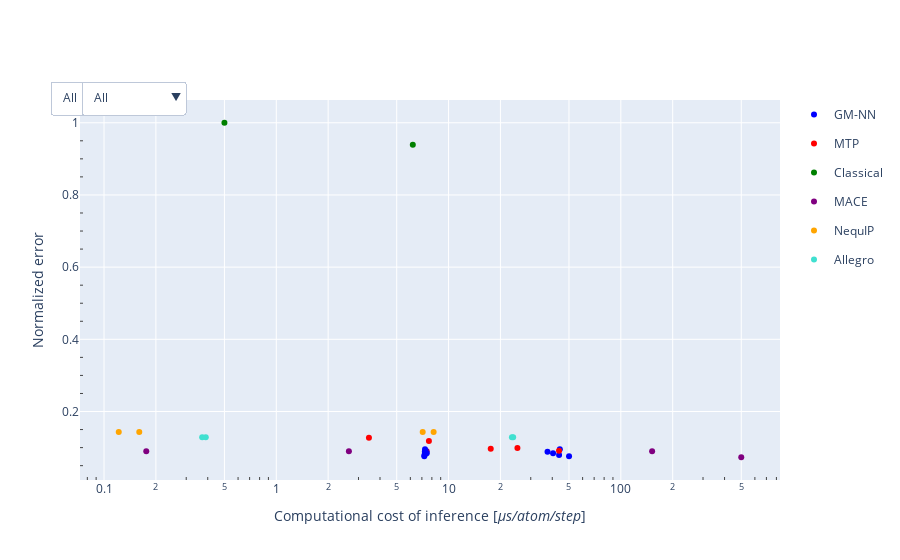

The notebook cell this image was saved under:
### Code cell
# Add dropdown

lst_eng, lst_md = produce_buttons(df, traces)
fig.update_layout(
    updatemenus=[
        dict(
            buttons=lst_eng,
            direction="down",
            x=0.05,
            y=1.05
            #type = "buttons",
            #active=0
        ),
        dict(
            buttons=lst_md,
            direction="down",
            x=0.15,
            y=1.05
            #type = "buttons",
            #active=0
        )
    ]
)

# fig.update_layout(
#     annotations=[
#         dict(text="Engine", x=0, xref="paper", y=1.1, yref="paper",
#                              align="left", showarrow=False),
#         dict(text="MD Suite", x=0.075, xref="paper", y=1.1,
#                              yref="paper", showarrow=False)])

### Figure 1 — Plotly figure (JSON) as saved in the notebook; plotly's stock layout.template omitted (floating-point values rounded to 4 significant figures)
{"data": [{"hovertemplate": "%{text}<br>Computational cost: %{x} μs<br>Normalized error: %{y}", "legendgroup": "GM-NN", "marker": {"color": ["blue", "blue", "blue", "blue", "blue"]}, "mode": "markers", "name": "GM-NN", "text": ["593-512-512-1<br>Engine: LAMMPS-CPU", "593-128-128-1<br>Engine: LAMMPS-CPU", "593-32-32-1<br>Engine: LAMMPS-CPU", "360-512-512-1<br>Engine: LAMMPS-CPU", "910-512-512-1<br>Engine: LAMMPS-CPU"], "type": "scatter", "x": [43.81, 40.42, 37.54, 44.25, 50.04], "y": [0.07977, 0.0845, 0.08864, 0.09512, 0.07621]}, {"hovertemplate": "%{text}<br>Computational cost: %{x} μs<br>Normalized error: %{y}", "legendgroup": "MTP", "marker": {"color": ["red", "red", "red", "red", "red"]}, "mode": "markers", "name": "MTP", "text": ["lev16<br>Engine: LAMMPS-CPU", "lev20<br>Engine: LAMMPS-CPU", "lev24<br>Engine: LAMMPS-CPU", "lev26<br>Engine: LAMMPS-CPU", "lev28<br>Engine: LAMMPS-CPU"], "type": "scatter", "x": [3.45, 7.69, 17.57, 25.1, 43.78], "y": [0.127, 0.1182, 0.09703, 0.09907, 0.09132]}, {"hovertemplate": "%{text}<br>Computational cost: %{x} μs<br>Normalized error: %{y}", "legendgroup": "Classical", "marker": {"color": ["green", "green"]}, "mode": "markers", "name": "Classical", "text": ["EAM<br>Engine: LAMMPS-CPU", "MEAM<br>Engine: LAMMPS-CPU"], "type": "scatter", "x": [0.5, 6.2], "y": [1, 0.939]}, {"hovertemplate": "%{text}<br>Computational cost: %{x} μs<br>Normalized error: %{y}", "legendgroup": "MACE", "marker": {"color": ["purple"]}, "mode": "markers", "name": "MACE", "text": ["Standard<br>Engine: LAMMPS-CPU"], "type": "scatter", "x": [151.9], "y": [0.08998]}, {"hovertemplate": "%{text}<br>Computational cost: %{x} μs<br>Normalized error: %{y}", "legendgroup": "NequIP", "marker": {"color": ["orange"]}, "mode": "markers", "name": "NequIP", "text": ["Standard<br>Engine: LAMMPS-CPU"], "type": "scatter", "x": [7.077], "y": [0.1434]}, {"hovertemplate": "%{text}<br>Computational cost: %{x} μs<br>Normalized error: %{y}", "legendgroup": "Allegro", "marker": {"color": ["turquoise"]}, "mode": "markers", "name": "Allegro", "text": ["Standard<br>Engine: LAMMPS-CPU"], "type": "scatter", "x": [23.32], "y": [0.1285]}, {"hovertemplate": "%{text}<br>Computational cost: %{x} μs<br>Normalized error: %{y}", "legendgroup": "MACE", "marker": {"color": ["purple"]}, "mode": "markers", "name": "MACE", "showlegend": false, "text": ["Reference<br>Engine: MLP Toolkit-CPU"], "type": "scatter", "x": [500], "y": [0.07329]}, {"hovertemplate": "%{text}<br>Computational cost: %{x} μs<br>Normalized error: %{y}", "legendgroup": "MACE", "marker": {"color": ["purple"]}, "mode": "markers", "name": "MACE", "showlegend": false, "text": ["Standard<br>Engine: ASE-CPU"], "type": "scatter", "x": [7.465], "y": [0.08998]}, {"hovertemplate": "%{text}<br>Computational cost: %{x} μs<br>Normalized error: %{y}", "legendgroup": "NequIP", "marker": {"color": ["orange"]}, "mode": "markers", "name": "NequIP", "showlegend": false, "text": ["Standard<br>Engine: ASE-CPU"], "type": "scatter", "x": [8.191], "y": [0.1434]}, {"hovertemplate": "%{text}<br>Computational cost: %{x} μs<br>Normalized error: %{y}", "legendgroup": "Allegro", "marker": {"color": ["turquoise"]}, "mode": "markers", "name": "Allegro", "showlegend": false, "text": ["Standard<br>Engine: ASE-CPU"], "type": "scatter", "x": [23.71], "y": [0.1285]}, {"hovertemplate": "%{text}<br>Computational cost: %{x} μs<br>Normalized error: %{y}", "legendgroup": "GM-NN", "marker": {"color": ["blue", "blue", "blue", "blue", "blue"]}, "mode": "markers", "name": "GM-NN", "showlegend": false, "text": ["593-512-512-1<br>Engine: LAMMPS-GPU", "593-128-128-1<br>Engine: LAMMPS-GPU", "593-32-32-1<br>Engine: LAMMPS-GPU", "360-512-512-1<br>Engine: LAMMPS-GPU", "910-512-512-1<br>Engine: LAMMPS-GPU"], "type": "scatter", "x": [7.25, 7.47, 7.28, 7.3, 7.23], "y": [0.07977, 0.0845, 0.08864, 0.09512, 0.07621]}, {"hovertemplate": "%{text}<br>Computational cost: %{x} μs<br>Normalized error: %{y}", "legendgroup": "MACE", "marker": {"color": ["purple"]}, "mode": "markers", "name": "MACE", "showlegend": false, "text": ["Standard<br>Engine: LAMMPS-GPU"], "type": "scatter", "x": [2.639], "y": [0.08998]}, {"hovertemplate": "%{text}<br>Computational cost: %{x} μs<br>Normalized error: %{y}", "legendgroup": "NequIP", "marker": {"color": ["orange"]}, "mode": "markers", "name": "NequIP", "showlegend": false, "text": ["Standard<br>Engine: LAMMPS-GPU"], "type": "scatter", "x": [0.1218], "y": [0.1434]}, {"hovertemplate": "%{text}<br>Computational cost: %{x} μs<br>Normalized error: %{y}", "legendgroup": "Allegro", "marker": {"color": ["turquoise"]}, "mode": "markers", "name": "Allegro", "showlegend": false, "text": ["Standard<br>Engine: LAMMPS-GPU"], "type": "scatter", "x": [0.3713], "y": [0.1285]}, {"hovertemplate": "%{text}<br>Computational cost: %{x} μs<br>Normalized error: %{y}", "legendgroup": "MACE", "marker": {"color": ["purple"]}, "mode": "markers", "name": "MACE", "showlegend": false, "text": ["Standard<br>Engine: ASE-GPU"], "type": "scatter", "x": [0.1759], "y": [0.08998]}, {"hovertemplate": "%{text}<br>Computational cost: %{x} μs<br>Normalized error: %{y}", "legendgroup": "NequIP", "marker": {"color": ["orange"]}, "mode": "markers", "name": "NequIP", "showlegend": false, "text": ["Standard<br>Engine: ASE-GPU"], "type": "scatter", "x": [0.1602], "y": [0.1434]}, {"hovertemplate": "%{text}<br>Computational cost: %{x} μs<br>Normalized error: %{y}", "legendgroup": "Allegro", "marker": {"color": ["turquoise"]}, "mode": "markers", "name": "Allegro", "showlegend": false, "text": ["Standard<br>Engine: ASE-GPU"], "type": "scatter", "x": [0.3896], "y": [0.1285]}], "layout": {"updatemenus": [{"buttons": [{"args": [{"visible": [true, true, true, true, true, true, true, true, true, true, true, true, true, true, true, true, true]}], "label": "All", "method": "update"}, {"args": [{"visible": [true, true, true, true, true, true, true, true, true, true, false, false, false, false, false, false, false]}], "label": "CPU", "method": "update"}, {"args": [{"visible": [false, false, false, false, false, false, false, false, false, false, true, true, true, true, true, true, true]}], "label": "GPU", "method": "update"}], "direction": "down", "x": 0.05, "y": 1.05}, {"buttons": [{"args": [{"visible": [true, true, true, true, true, true, true, true, true, true, true, true, true, true, true, true, true]}], "label": "All", "method": "update"}, {"args": [{"visible": [true, true, true, true, true, true, false, false, false, false, true, true, true, true, false, false, false]}], "label": "LAMMPS", "method": "update"}, {"args": [{"visible": [false, false, false, false, false, false, true, false, false, false, false, false, false, false, false, false, false]}], "label": "MLP Toolkit", "method": "update"}, {"args": [{"visible": [false, false, false, false, false, false, false, true, true, true, false, false, false, false, true, true, true]}], "label": "ASE", "method": "update"}], "direction": "down", "x": 0.15, "y": 1.05}], "xaxis": {"minor": {"ticks": "inside"}, "title": {"text": "Computational cost of inference [<i>μs/atom/step</i>]"}, "type": "log"}, "yaxis": {"minor": {"ticks": "inside"}, "title": {"text": "Normalized error"}}}}
